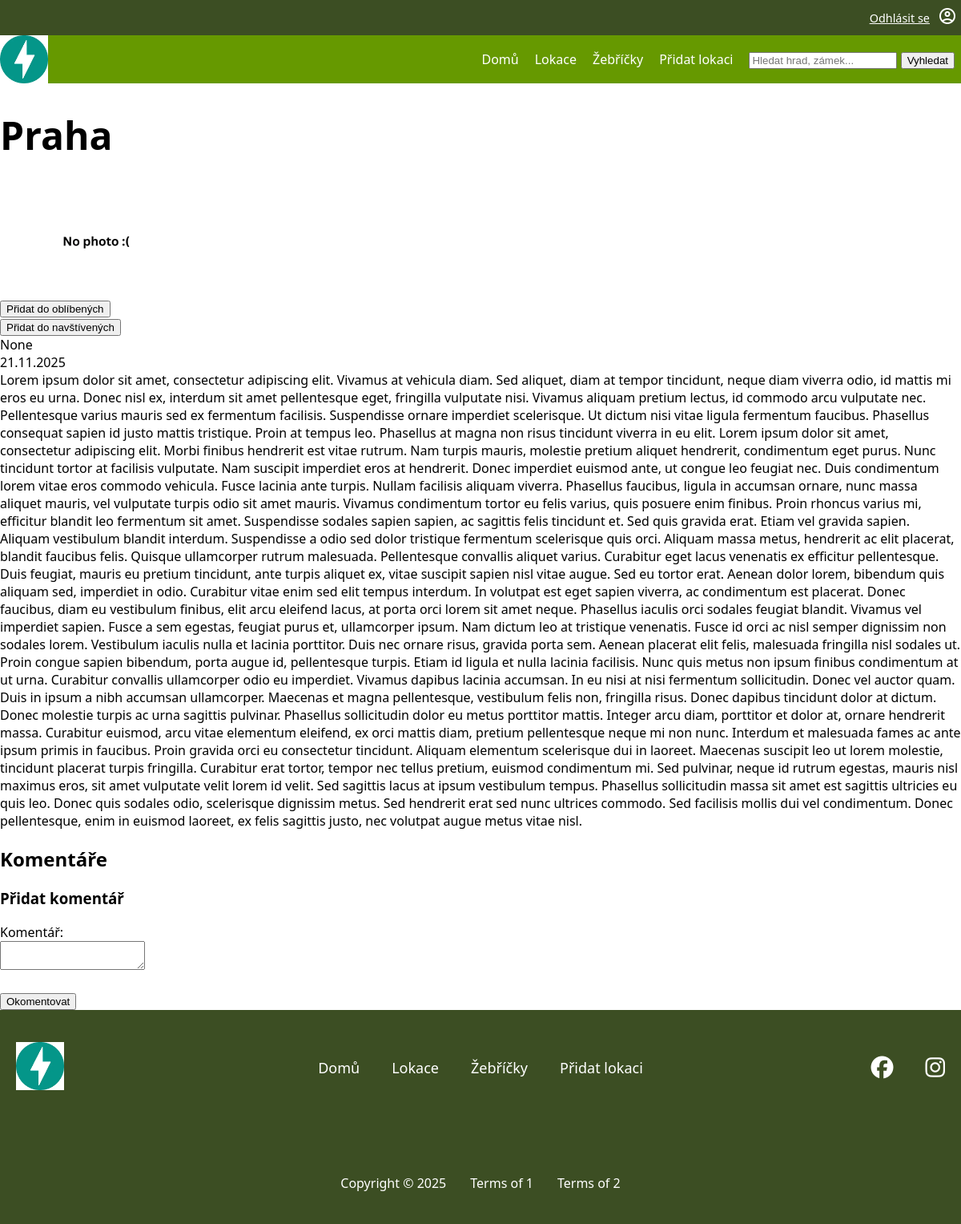
The page /locations/2 (signed in) on the database as committed earlier.
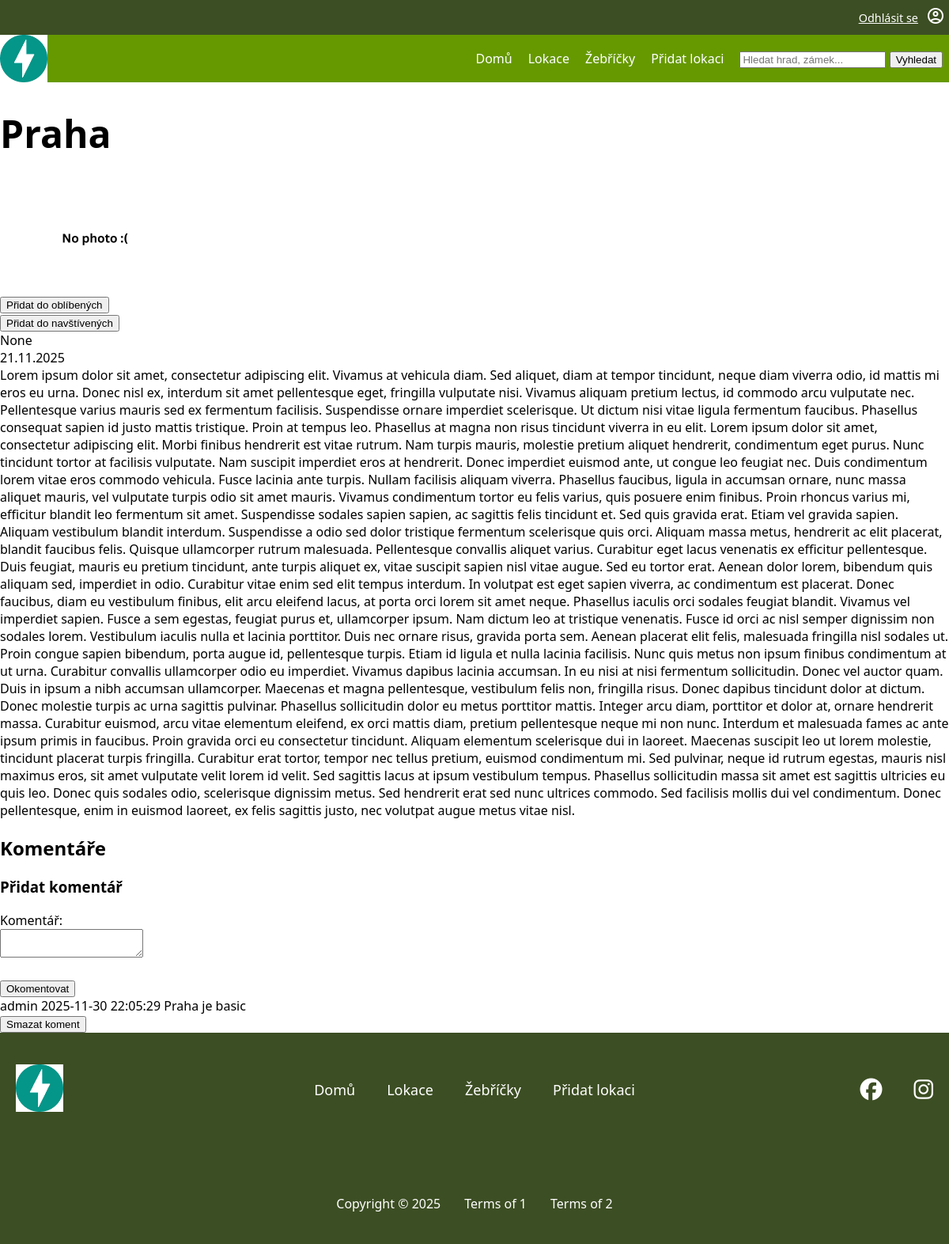
The same page on the database as committed later.
### tables this page shows
CREATE TABLE "location"
(
    id                  INTEGER
        primary key autoincrement,
    name                VARCHAR                   not null,
    description         VARCHAR,
    date_location_added TEXT default current_date not null,
    id_user             INTEGER                   not null
        references user,
    status              TEXT                      not null
);

CREATE TABLE "comment"
(
    id           INTEGER
        primary key autoincrement,
    text         VARCHAR                           not null,
    id_user      INTEGER                           not null
        references user,
    id_location  INTEGER                           not null
        references location,
    comment_time integer default current_timestamp not null
);

CREATE TABLE user (
    id INTEGER PRIMARY KEY AUTOINCREMENT,
    name VARCHAR NOT NULL,
    email VARCHAR NOT NULL UNIQUE,
    password_hash VARCHAR NOT NULL,
    id_role INTEGER,
    FOREIGN KEY (id_role) REFERENCES role(id)
);

### pages/locations.py (the view)
@router.get("/locations/{location_id}", name="location_detail", response_class=HTMLResponse)
async def location_detail(request: Request, location_id:int, svc_location: LocationService = Depends(locations_service), svc_comments: LocationCommentsService = Depends(location_comments_service)):
    location = svc_location.get_location_by_id_with_photos_and_rating(location_id)
    comments = svc_comments.list_comments(location_id)
    user_status = {"is_favorite":False, "is_visited":False}
    user = request.session.get("user")
    if user:
        user_status = svc_location.get_user_interaction_status(user["id"], location_id)
    return request.app.state.templates.TemplateResponse(
        "location-detail.html",
        {
            "request": request,
            "title": location["name"],
            "location": location,  #Všechny informace o lokaci
            "comments": comments,
            "user_status": user_status #Informace zda uživatel má přidanou lokaci do favorite/visited
        },
    )

### templates/location-detail.html (shortened to what this page needs)
{% extends "base.html" %}
{% block content %}
    <h1>{{ title }}</h1>
    {% if location['photos'] %}
        <img alt="{{ location['photos'][0]['alt_text'] }}" src="/{{ location['photos'][0]['url'] }}">
    {% else %}
        <img alt="No photo" src="{{ url_for('static', path='img/web/noImage.webp') }}" class="noImage">
    {% endif %}
    <div>
        {% if user_status.is_favorite %}
            <form action="/locations/{{ location["id"] }}/favorite/remove" method="post">
                <button type="submit">
                    Oblíbené (Odebrat)
                </button>
            </form>
        {% else %}
            <form action="/locations/{{ location["id"] }}/favorite/add" method="post">
                <button type="submit">
                    Přidat do oblíbených
                </button>
            </form>
        {% endif %}
        {% if user_status.is_visited %}
            <form action="/locations/{{ location["id"] }}/visited/remove" method="post">
                <button type="submit">Navštíveno (Odebrat)</button>
            </form>
        {% else %}
            <form action="/locations/{{ location["id"] }}/visited/add" method="post">
                <button type="submit">Přidat do navštívených</button>
            </form>
        {% endif %}
    </div>
    {{ location['avg_rating'] }}<br>
    {{ location['date_location_added'] }}<br>
    {{ location['description']  | safe }}
    <div>
        <h2>Komentáře</h2>
        {% if request.session.get("user") %}
            <h3>Přidat komentář</h3>
            <form method="post" action="/locations/{{ location.id }}/add_comment" enctype="multipart/form-data">
                <div>
                    <label for="comment_text">Komentář:</label><br>
                    <textarea id="comment_text" name="comment_text"></textarea>
                </div>
                <br>
                <button type="submit">Okomentovat</button>
            </form>
        {% endif %}
        {% for com in comments %}
            <div>
                {{ com["author"] }}
                {{ com["date"] }}
                {{ com["text"] | safe }}
            </div>
            {% if com["user_id"] == request.session.user.id or request.session.user.role <= 2%}
                <div>
                    <form method="post" action="/locations/{{location.id}}/delete_comment" onsubmit="return confirm('Opravdu chceš smazat tento komentář?');">
                        <button type="submit" title="Smazat komentář">Smazat koment</button>
                    </form>
                </div>
            {% endif %}
        {% endfor %}
    </div>
{% endblock %}

### templates/base.html (shortened to what this page needs)
<!DOCTYPE html>
<html lang="cs">
<head>
    <link rel="stylesheet" href="{{ url_for('static', path='css/style.css') }}">
    <link rel="stylesheet" href="{{ url_for('static', path='css/header.css') }}">
    <link rel="stylesheet" href="{{ url_for('static', path='css/footer.css') }}">
    <link rel="stylesheet" href="{{ url_for('static', path='css/icon.css') }}">
    <link rel="stylesheet" href="{{ url_for('static', path='css/location.css') }}">
    <link rel="stylesheet" href="https://cdnjs.cloudflare.com/ajax/libs/font-awesome/6.5.0/css/all.min.css">
</head>
<body>
<div class="header">
    <div class="upper-nav">
        {% if request.session.get('user') %}
            <a href="{{ url_for('logout') }}" class="upper-nav-items">Odhlásit se</a>
            <a href="{{ url_for('my_profile_page') }}" class="upper-nav-items"><span class="material-symbols-outlined">account_circle</span></a>
        {% else %}
            <a href="{{ url_for('register_page') }}" class="upper-nav-items">Zaregistrovat se</a>
            <a href="{{ url_for('login_page') }}" class="upper-nav-items"><span class="material-symbols-outlined">account_circle</span></a>
        {% endif %}
    </div>
    <div class="lower-nav">
        <div class="lower-nav-logo"><a href="{{ url_for('landing_page') }}"><img alt="logo"
                                                                                 src="{{ url_for('static', path='img/web/logo.webp') }}"></a>
        </div>
        <div class="lower-nav-items">
            <a href="{{ url_for('landing_page') }}" class="lower-nav-item">Domů</a>
            <a href="{{ url_for('list_locations_with_photos_rating') }}" class="lower-nav-item">Lokace</a>
            <a href="{{ url_for('rankings_page') }}" class="lower-nav-item">Žebříčky</a>
            <a href="{{ url_for('add_location_page') }}" class="lower-nav-item">Přidat lokaci</a>
            <form action="/search" method="get" class="lower-nav-item">
                <input type="text" name="search_term" placeholder="Hledat hrad, zámek..." required>
                <button type="submit">Vyhledat</button>
            </form>
        </div>
    </div>
</div>
{% block content %}{% endblock %}
<footer class="footer">
    <div class="footer-top">
        <div class="footer-logo">
            <a href="{{ url_for('landing_page') }}"><img alt="logo"
                                                         src="{{ url_for('static', path='img/web/logo.webp') }}"></a>
        </div>
        <nav class="footer-nav">
            <a href="{{ url_for('landing_page') }}" class="footer-nav-item">Domů</a>
            <a href="{{ url_for('list_locations_with_photos_rating') }}" class="footer-nav-item">Lokace</a>
            <a href="{{ url_for('rankings_page') }}" class="footer-nav-item">Žebříčky</a>
            <a href="{{ url_for('add_location_page') }}" class="footer-nav-item">Přidat lokaci</a>
        </nav>
        <div class="footer-icons">
            <i class="fa-brands fa-facebook"></i>
            <i class="fa-brands fa-instagram"></i>
        </div>
    </div>
    <div class="footer-bottom">
        <span>Copyright © 2025</span>
        <span>Terms of 1</span>
        <span>Terms of 2</span>
    </div>
</footer>
</body>
</html>

### static/css/style.css (style rules this page uses)
:root { font-family: system-ui, -apple-system, Segoe UI, Roboto, sans-serif; --background-color: white; --text-color: black; --navbar-background-color: #669900; --footer-background-color: #3c4e23; --white-text-color: white; font-size: 16px; }
html, body { margin:0; padding: 0; background: var(--background-color); width: 100%; }
h1 { font-size: 3em; }
.noImage { max-width: 30vh; }

### static/css/header.css (style rules this page uses)
.header { width: 100%; position: sticky; top: 0; z-index: 1000; }
.upper-nav { display: flex; flex-direction: row; align-items: center; width: 100%; background-color: var(--footer-background-color); justify-content: flex-end; font-size: 0.9rem; padding: 1vh 0 1vh 0; }
.upper-nav-items { margin-left: 5px; margin-right: 5px; color: var(--white-text-color); }
.lower-nav { display: flex; flex-direction: row; align-items: center; max-height: 10vh; justify-content: space-between; width: 100%; background-color: var(--navbar-background-color, #333); }
.lower-nav-logo { width: 60px; height: 60px; }
.lower-nav-logo img { width: 100%; height: 100%; object-fit: contain; display: block; }
.lower-nav-items { display: flex; gap: 20px; padding-right: 1vh; }
.lower-nav-item { color: var(--white-text-color, #fff); text-decoration: none; font-size: 1rem; font-weight: 500; }

### static/css/footer.css (style rules this page uses)
.footer { width: 100%; background-color: var(--footer-background-color); color: white; padding: 40px 0; display: flex; flex-direction: column; gap: 30px; }
.footer-top { display: grid; grid-template-columns: 1fr auto 1fr; align-items: center; padding-bottom: 70px; }
.footer-logo { padding-left: 20px; }
.footer-logo img { width: 60px; height: 60px; object-fit: contain; }
.footer-nav { display: flex; justify-content: center; gap: 40px; }
.footer-nav-item { color: white; text-decoration: none; font-size: 18px; }
.footer-top i { justify-self: end; font-size: 28px; margin-left: 20px; cursor: pointer; }
.footer-icons { display: flex; justify-content: flex-end; gap: 20px; padding-right: 20px; font-size: 28px; justify-self: end; }
.footer-icons i { cursor: pointer; }
.footer-bottom { display: flex; justify-content: center; gap: 30px; font-size: 16px; }

Rows that differ between the two databases and show on the page:
added comment: author "admin", date "2025-11-30 22:05:29", text "Praha je basic"
